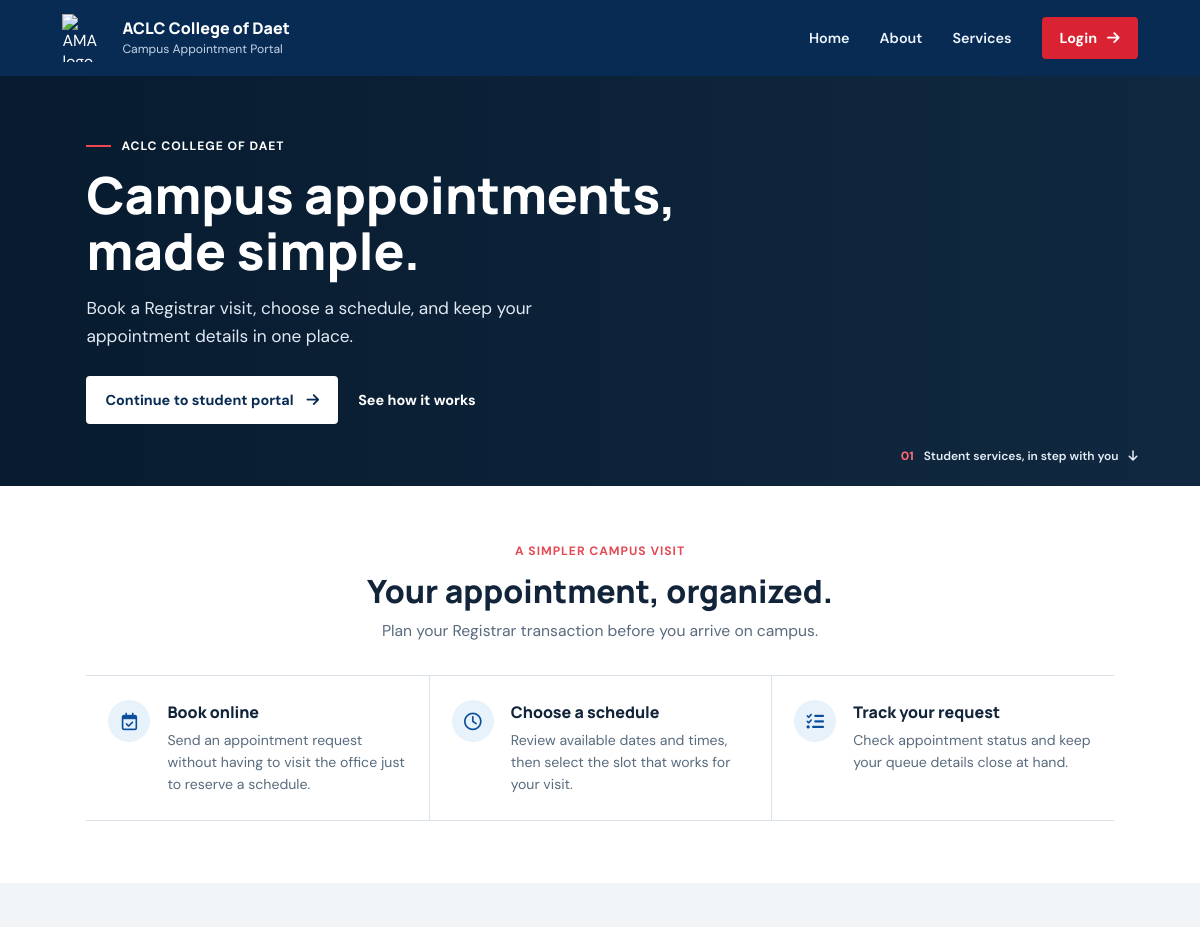
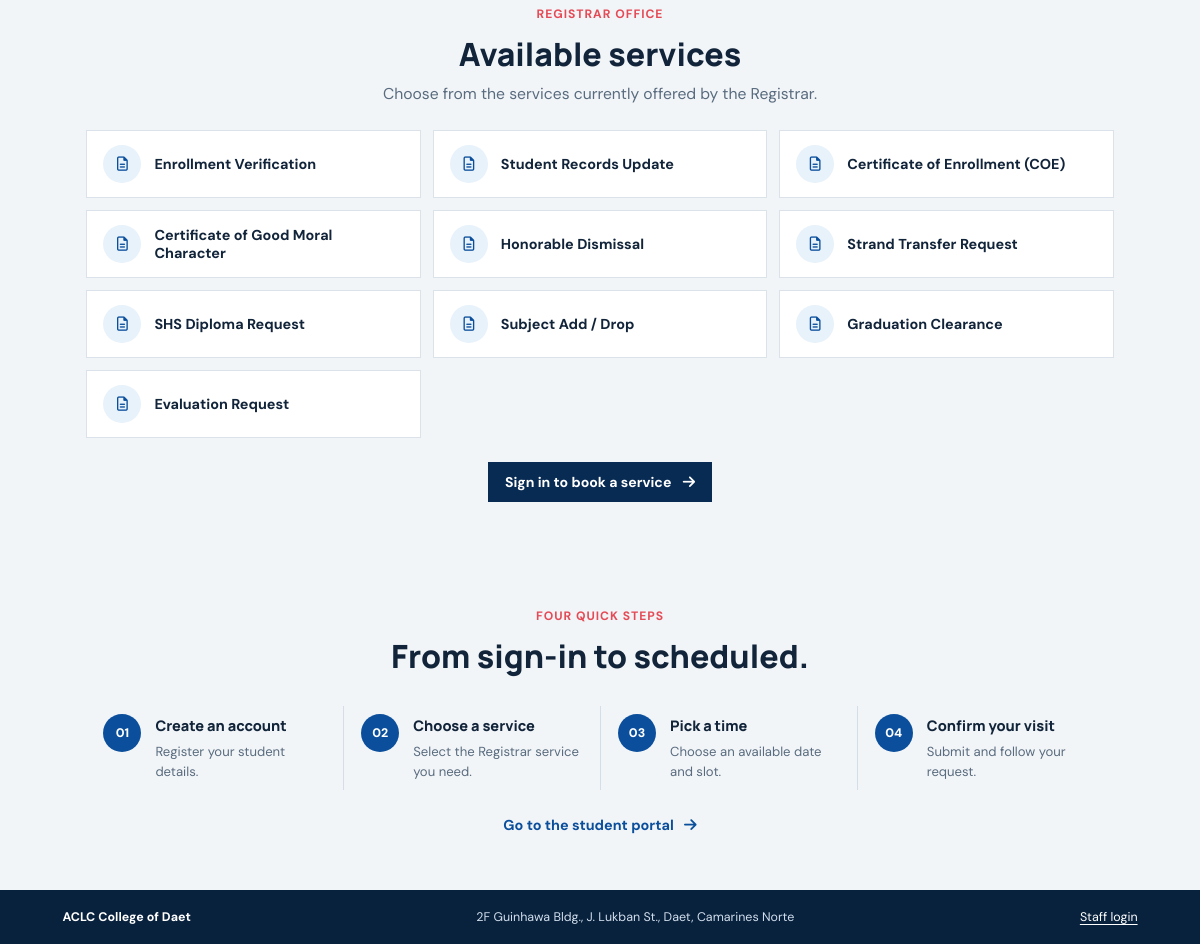
The page / on the database its author committed (2 pictures, top to bottom).
### tables this page shows
CREATE TABLE `services` (
  `id` int(11) NOT NULL AUTO_INCREMENT,
  `office_code` varchar(50) NOT NULL,
  `service_name` varchar(150) NOT NULL,
  `estimated_duration_min` int(11) DEFAULT 15,
  `created_at` timestamp NOT NULL DEFAULT current_timestamp(),
  `is_visible` tinyint(1) NOT NULL DEFAULT 1,
  `available_from` datetime DEFAULT NULL,
  `available_until` datetime DEFAULT NULL,
  `education_level` varchar(20) NOT NULL DEFAULT 'ALL',
  `target_level` varchar(20) NOT NULL DEFAULT 'Both',
  PRIMARY KEY (`id`),
  KEY `office_code` (`office_code`)
);

### index.php (the view, shortened to what this page needs)
<?php
require_once __DIR__ . '/db.php';
$services = [];
$services_result = mysqli_query(
    $con,
    "SELECT service_name
     FROM services
     WHERE office_code = 'registrar'
       AND is_visible = 1
       AND (available_from IS NULL OR available_from <= NOW())
       AND (available_until IS NULL OR available_until >= NOW())
     ORDER BY id ASC"
);
if ($services_result) {
    while ($service = mysqli_fetch_assoc($services_result)) {
        $services[] = $service;
    }
} else {
    error_log('Unable to load public registrar services: ' . mysqli_error($con));
}
?>
<!DOCTYPE html>
<html lang="en">
<head>
    <link rel="stylesheet" href="https://cdnjs.cloudflare.com/ajax/libs/font-awesome/6.4.0/css/all.min.css">
    <link rel="stylesheet" href="index.css">
</head>
<body>
    <header class="site-header" id="home">
        <a class="brand" href="index.php" aria-label="ACLC College of Daet home">
            <img src="img/image.png" alt="AMA logo">
            <span class="brand-copy">
                <strong>ACLC College of Daet</strong>
                <small>Campus Appointment Portal</small>
            </span>
        </a>
        <nav class="main-nav" aria-label="Main navigation">
            <a class="nav-link" href="#home">Home</a>
            <a class="nav-link" href="#about">About</a>
            <a class="nav-link" href="#services">Services</a>
            <a class="nav-login" href="login.php">Login <i class="fa-solid fa-arrow-right" aria-hidden="true"></i></a>
        </nav>
    </header>
    <main>
        <section class="hero" aria-labelledby="hero-title">
            <div class="hero-content">
                <p class="eyebrow"><span></span> ACLC College of Daet</p>
                <h1 id="hero-title">Campus appointments,<br>made simple.</h1>
                <p class="hero-copy">Book a Registrar visit, choose a schedule, and keep your appointment details in one place.</p>
                <div class="hero-actions">
                    <a class="button button-primary" href="login.php">Continue to student portal <i class="fa-solid fa-arrow-right" aria-hidden="true"></i></a>
                    <a class="button button-quiet" href="#how-it-works">See how it works</a>
                </div>
            </div>
            <a class="hero-caption" href="#about"><span>01</span> Student services, in step with you <i class="fa-solid fa-arrow-down" aria-hidden="true"></i></a>
        </section>
        <section class="about-section" id="about" aria-labelledby="about-title">
            <div class="section-heading">
                <p class="section-kicker">A simpler campus visit</p>
                <h2 id="about-title">Your appointment, organized.</h2>
                <p>Plan your Registrar transaction before you arrive on campus.</p>
            </div>
            <div class="feature-list">
                <article class="feature">
                    <span class="feature-icon"><i class="fa-regular fa-calendar-check" aria-hidden="true"></i></span>
                    <div>
                        <h3>Book online</h3>
                        <p>Send an appointment request without having to visit the office just to reserve a schedule.</p>
                    </div>
                </article>
                <article class="feature">
                    <span class="feature-icon"><i class="fa-regular fa-clock" aria-hidden="true"></i></span>
                    <div>
                        <h3>Choose a schedule</h3>
                        <p>Review available dates and times, then select the slot that works for your visit.</p>
                    </div>
                </article>
                <article class="feature">
                    <span class="feature-icon"><i class="fa-solid fa-list-check" aria-hidden="true"></i></span>
                    <div>
                        <h3>Track your request</h3>
                        <p>Check appointment status and keep your queue details close at hand.</p>
                    </div>
                </article>
            </div>
        </section>
        <section class="services-section" id="services" aria-labelledby="services-title">
            <div class="section-heading">
                <p class="section-kicker">Registrar office</p>
                <h2 id="services-title">Available services</h2>
                <p>Choose from the services currently offered by the Registrar.</p>
            </div>
            <?php if ($services): ?>
                <ul class="services-list">
                    <?php foreach ($services as $service): ?>
                        <li class="service-item">
                            <span class="service-icon" aria-hidden="true"><i class="fa-regular fa-file-lines"></i></span>
                            <span><?php echo htmlspecialchars($service['service_name']); ?></span>
                        </li>
                    <?php endforeach; ?>
                </ul>
            <?php else: ?>
                <p class="services-empty">There are no services available right now. Please check back later.</p>
            <?php endif; ?>
            <a class="services-cta" href="login.php">Sign in to book a service <i class="fa-solid fa-arrow-right" aria-hidden="true"></i></a>
        </section>
        <section class="steps-section" id="how-it-works" aria-labelledby="steps-title">
            <div class="steps-heading">
                <p class="section-kicker">Four quick steps</p>
                <h2 id="steps-title">From sign-in to scheduled.</h2>
            </div>
            <ol class="steps-list">
                <li><span class="step-number">01</span><div><h3>Create an account</h3><p>Register your student details.</p></div></li>
                <li><span class="step-number">02</span><div><h3>Choose a service</h3><p>Select the Registrar service you need.</p></div></li>
                <li><span class="step-number">03</span><div><h3>Pick a time</h3><p>Choose an available date and slot.</p></div></li>
                <li><span class="step-number">04</span><div><h3>Confirm your visit</h3><p>Submit and follow your request.</p></div></li>
            </ol>
            <a class="steps-login" href="login.php">Go to the student portal <i class="fa-solid fa-arrow-right" aria-hidden="true"></i></a>
        </section>
    </main>
    <footer class="site-footer">
        <span>ACLC College of Daet</span>
        <span>2F Guinhawa Bldg., J. Lukban St., Daet, Camarines Norte</span>
        <a href="admin-login.php">Staff login</a>
    </footer>
</body>
</html>

### rows shown on the page
services: service_name "Enrollment Verification"
services: service_name "Student Records Update"
services: service_name "Certificate of Enrollment (COE)"
services: service_name "Certificate of Good Moral Character"
services: service_name "Honorable Dismissal"
services: service_name "Strand Transfer Request"
services: service_name "SHS Diploma Request"
services: service_name "Subject Add / Drop"
services: service_name "Graduation Clearance"
services: service_name "Evaluation Request"
